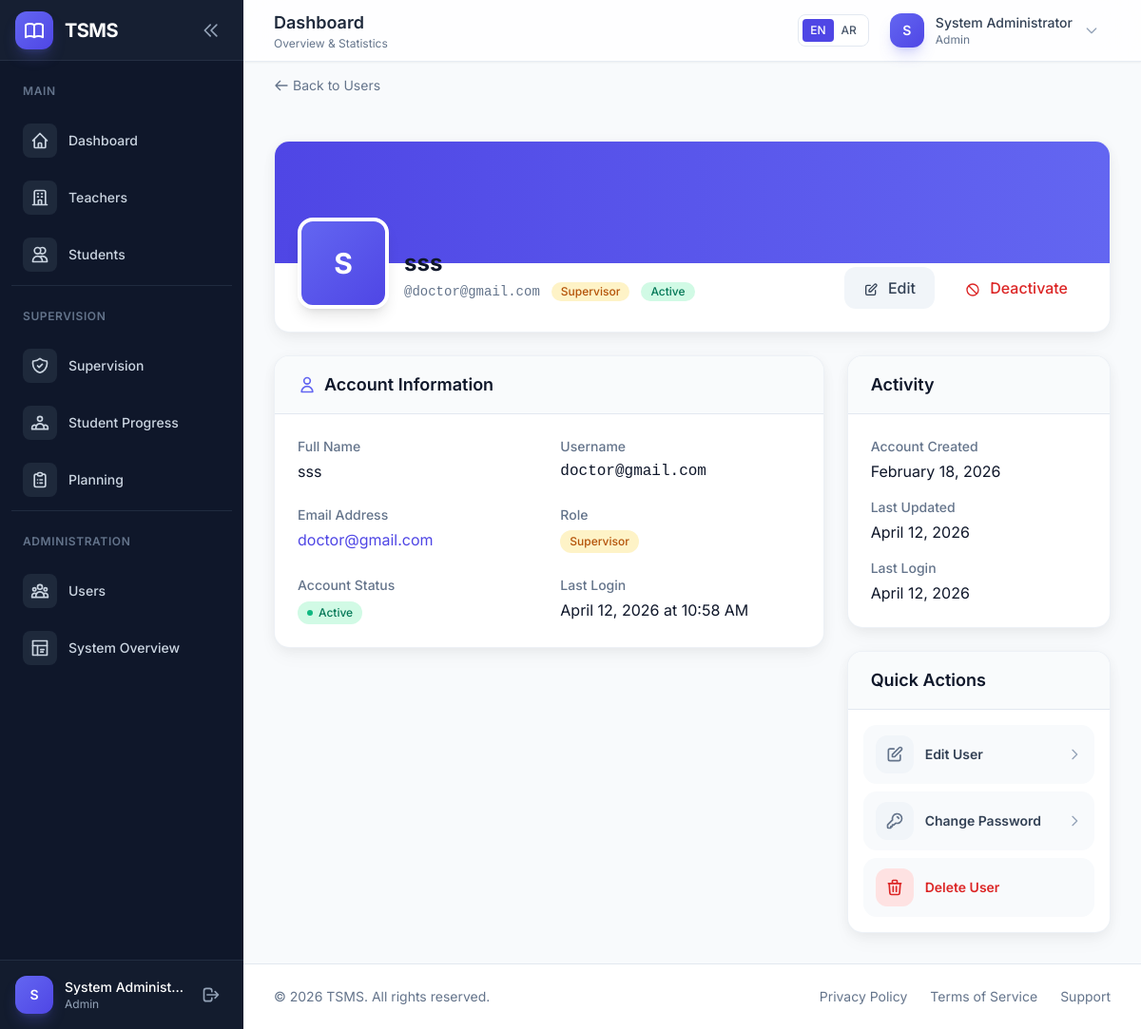
The app's page /admin/users/4 (signed in), older data.
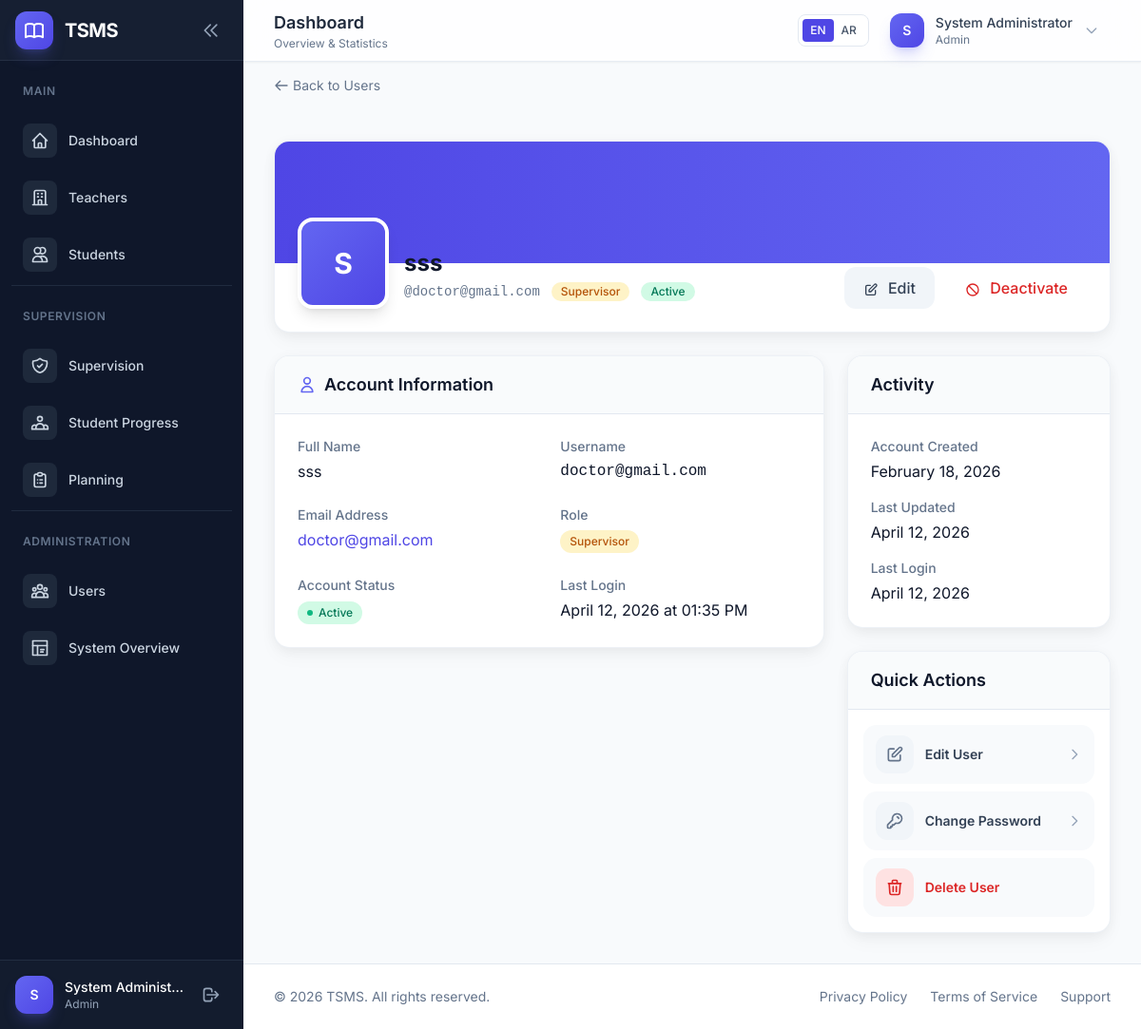
The same page, newer data.
### app/models/user.py (models this page shows, shortened)
class User(UserMixin, db.Model):
    __tablename__ = 'users'
    id = db.Column(db.Integer, primary_key=True)
    name = db.Column(db.String(128), nullable=False)
    username = db.Column(db.String(64), unique=True, nullable=False, index=True)
    email = db.Column(db.String(120), unique=True, nullable=False, index=True)
    password_hash = db.Column(db.String(256), nullable=False)
    role = db.Column(db.Enum(UserRole), nullable=False, default=UserRole.TEACHER)
    status = db.Column(db.Enum(UserStatus), nullable=False, default=UserStatus.ACTIVE)
    created_at = db.Column(db.DateTime, default=datetime.utcnow, index=True)
    updated_at = db.Column(db.DateTime, default=datetime.utcnow, onupdate=datetime.utcnow)
    last_login_at = db.Column(db.DateTime)
    teacher_profile = db.relationship(
        'Teacher',
        backref='user',
        uselist=False,
        cascade='all, delete-orphan',
        lazy='joined'
    )
    supervisor_profile = db.relationship(
        'Supervisor',
        backref='user',
        uselist=False,
        cascade='all, delete-orphan',
        lazy='joined'
    )
    @property
    def password(self):
        """Prevent password from being read."""
        raise AttributeError('Password is not a readable attribute')
    def is_admin(self):
        return self.role == UserRole.ADMIN
    def is_supervisor(self):
        return self.role == UserRole.SUPERVISOR
    def is_teacher(self):
        return self.role == UserRole.TEACHER

### app/blueprints/admin/__init__.py (the view)
@admin_bp.route('/users/<int:id>')
@login_required
@admin_required
def user_detail(id):
    user = User.query.get_or_404(id)
    return render_template('admin/user_detail.html', user=user)

### app/__init__.py (called while the page is built)
def _select_locale():
    lang = request.args.get('lang', type=str)
    if lang in SUPPORTED_LANGUAGES:
        session['language'] = lang
        return lang
    session_lang = session.get('language')
    if session_lang in SUPPORTED_LANGUAGES:
        return session_lang
    return request.accept_languages.best_match(SUPPORTED_LANGUAGES) or 'en'

def _init_extensions(app):
    from app.extensions import db, migrate, login_manager, csrf, babel
    db.init_app(app)
    migrate.init_app(app, db)
    login_manager.init_app(app)
    csrf.init_app(app)
    babel.init_app(app, locale_selector=_select_locale)
    from app.models import User
    @login_manager.user_loader
    def load_user(user_id):
        return User.query.get(int(user_id))

### app/blueprints/admin/__init__.py (called while the page is built)
def admin_required(f):
    @wraps(f)
    def decorated_function(*args, **kwargs):
        if not current_user.is_authenticated or not current_user.is_admin():
            abort(403)
        return f(*args, **kwargs)
    return decorated_function

### app/templates/admin/user_detail.html (shortened to what the changed rows need)
{% extends "layouts/dashboard.html" %}
{% block content %}
<div class="max-w-5xl mx-auto">
    <div class="bg-white rounded-2xl shadow-soft border border-slate-200/60 overflow-hidden mb-6">
        <div class="px-6 pb-6">
            <div class="flex flex-col md:flex-row md:items-end md:justify-between -mt-12">
                <div class="flex items-end space-x-4">
                    <div class="w-24 h-24 bg-gradient-to-br from-primary-500 to-primary-600 rounded-2xl flex items-center justify-center border-4 border-white shadow-lg">
                        <span class="text-white font-bold text-3xl">{{ user.name[0]|upper }}</span>
                    </div>
                    <div class="pb-2">
                        <h1 class="text-2xl font-bold text-slate-900">{{ user.name }}</h1>
                        <div class="flex items-center space-x-3 mt-1">
                            <span class="text-slate-500 text-sm font-mono">@{{ user.username }}</span>
                            <span class="inline-flex items-center px-2.5 py-0.5 rounded-full text-xs font-medium
                                {% if user.role.value == 'admin' %}bg-red-100 text-red-700
                                {% elif user.role.value == 'supervisor' %}bg-amber-100 text-amber-700
                                {% else %}bg-blue-100 text-blue-700{% endif %}">
                                {{ user.role.value|title }}
                            </span>
                            <span class="inline-flex items-center px-2.5 py-0.5 rounded-full text-xs font-medium
                                {% if user.status.value == 'active' %}bg-emerald-100 text-emerald-700
                                {% elif user.status.value == 'suspended' %}bg-red-100 text-red-700
                                {% else %}bg-slate-100 text-slate-700{% endif %}">
                                {{ user.status.value|title }}
                            </span>
                        </div>
                    </div>
                </div>
            </div>
        </div>
    </div>
    <div class="grid grid-cols-1 lg:grid-cols-3 gap-6">
        <div class="lg:col-span-2 space-y-6">
            <div class="bg-white rounded-2xl shadow-soft border border-slate-200/60 overflow-hidden">
                <div class="p-6">
                    <dl class="grid grid-cols-1 md:grid-cols-2 gap-6">
                        <div>
                            <dt class="text-sm font-medium text-slate-500">{{ _('Full Name') }}</dt>
                            <dd class="mt-1 text-slate-900">{{ user.name }}</dd>
                        </div>
                        <div>
                            <dt class="text-sm font-medium text-slate-500">{{ _('Username') }}</dt>
                            <dd class="mt-1 text-slate-900 font-mono">{{ user.username }}</dd>
                        </div>
                        <div>
                            <dd class="mt-1">
                                <a href="mailto:{{ user.email }}" class="text-primary-600 hover:text-primary-700">
                                    {{ user.email }}
                                </a>
                            </dd>
                        </div>
                        <div>
                            <dd class="mt-1">
                                <span class="inline-flex items-center px-2.5 py-1 rounded-full text-xs font-medium
                                    {% if user.role.value == 'admin' %}bg-red-100 text-red-700
                                    {% elif user.role.value == 'supervisor' %}bg-amber-100 text-amber-700
                                    {% else %}bg-blue-100 text-blue-700{% endif %}">
                                    {{ user.role.value|title }}
                                </span>
                            </dd>
                        </div>
                        <div>
                            <dd class="mt-1">
                                <span class="inline-flex items-center px-2.5 py-1 rounded-full text-xs font-medium
                                    {% if user.status.value == 'active' %}bg-emerald-100 text-emerald-700
                                    {% elif user.status.value == 'suspended' %}bg-red-100 text-red-700
                                    {% else %}bg-slate-100 text-slate-700{% endif %}">
                                    <span class="w-1.5 h-1.5 rounded-full mr-1.5
                                        {% if user.status.value == 'active' %}bg-emerald-500
                                        {% elif user.status.value == 'suspended' %}bg-red-500
                                        {% else %}bg-slate-500{% endif %}"></span>
                                    {{ user.status.value|title }}
                                </span>
                            </dd>
                        </div>
                        <div>
                            <dt class="text-sm font-medium text-slate-500">{{ _('Last Login') }}</dt>
                            <dd class="mt-1 text-slate-900">
                                {% if user.last_login_at %}
                                {{ user.last_login_at.strftime('%B %d, %Y at %I:%M %p') }}
                                {% else %}
                                <span class="text-slate-400">{{ _('Never') }}</span>
                                {% endif %}
                            </dd>
                        </div>
                    </dl>
                </div>
            </div>
        </div>
        <div class="space-y-6">
            <div class="bg-white rounded-2xl shadow-soft border border-slate-200/60 overflow-hidden">
                <div class="p-6 space-y-4">
                    <div>
                        <dt class="text-sm font-medium text-slate-500">{{ _('Account Created') }}</dt>
                        <dd class="mt-1 text-slate-900">
                            {{ user.created_at.strftime('%B %d, %Y') if user.created_at else _('Unknown') }}
                        </dd>
                    </div>
                    <div>
                        <dt class="text-sm font-medium text-slate-500">{{ _('Last Updated') }}</dt>
                        <dd class="mt-1 text-slate-900">
                            {{ user.updated_at.strftime('%B %d, %Y') if user.updated_at else _('Never') }}
                        </dd>
                    </div>
                    <div>
                        <dt class="text-sm font-medium text-slate-500">{{ _('Last Login') }}</dt>
                        <dd class="mt-1 text-slate-900">
                            {{ user.last_login_at.strftime('%B %d, %Y') if user.last_login_at else _('Never') }}
                        </dd>
                    </div>
                </div>
            </div>
        </div>
    </div>
</div>
{% endblock %}

Row changes from the older to the newer data that the page shows:
changed User "sss": last_login_at "April 12, 2026 at 10:58 AM" → "April 12, 2026 at 01:35 PM"
